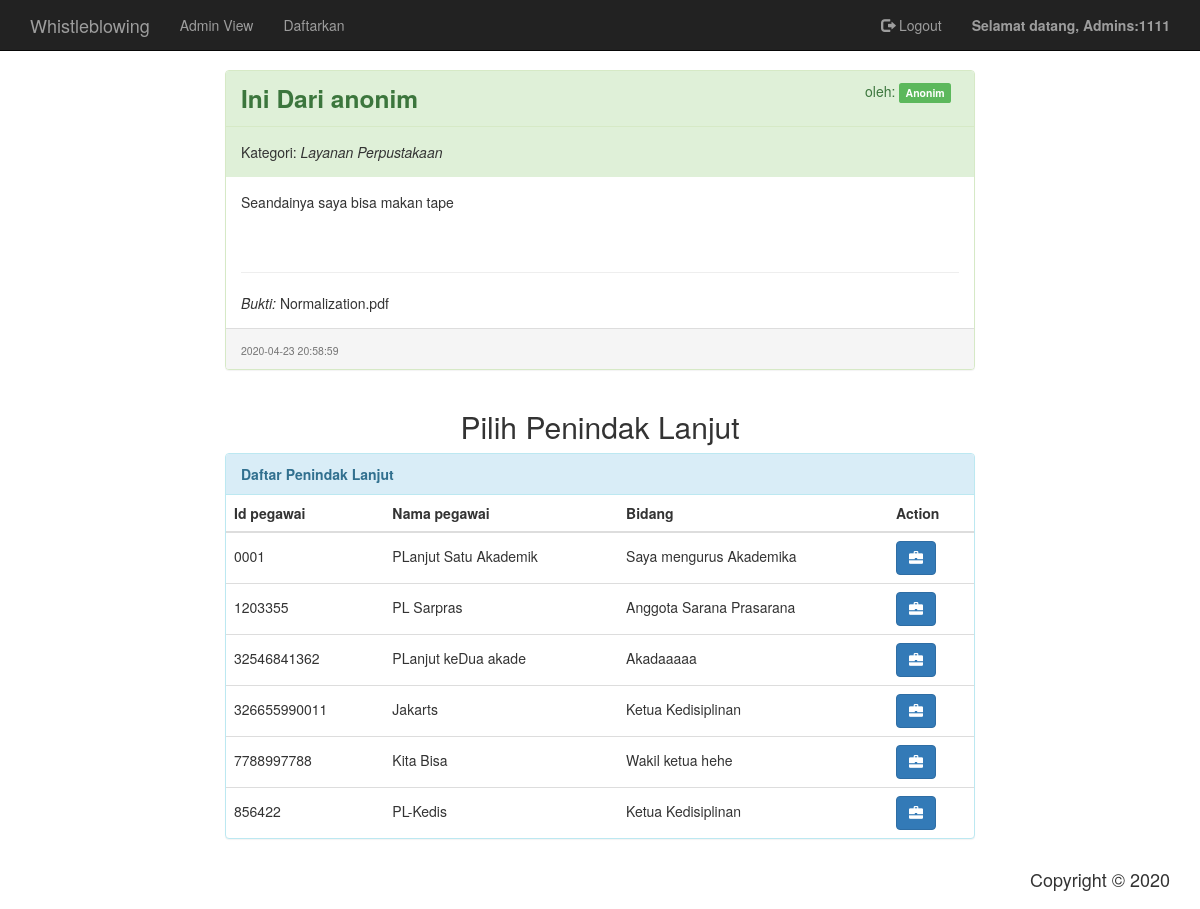
Screenshot of /index.php?view=admin_penugasan&id_pgd=1265 (signed in) with the database file from the repository.
### tables this page shows
CREATE TABLE `pengaduan` (
  `id` int(11) NOT NULL,
  `nim_mahasiswa` char(10) DEFAULT NULL,
  `tanggal_pengaduan` datetime NOT NULL DEFAULT current_timestamp(),
  `judul` varchar(120) NOT NULL,
  `isi` varchar(500) NOT NULL,
  `bukti` varchar(255) DEFAULT NULL,
  `status` enum('Tertunda','Sedang diproses','Selesai') NOT NULL DEFAULT 'Tertunda',
  `id_kategori` int(3) NOT NULL,
  `privasi_pengadu` enum('Anonim','Sebagai Mahasiswa') NOT NULL DEFAULT 'Sebagai Mahasiswa',
  `deskripsi_tindak_lanjut` varchar(300) DEFAULT NULL,
  `tanggal_tindak_lanjut` date DEFAULT NULL
);

CREATE TABLE `kategori` (
  `id` int(3) NOT NULL,
  `nama` varchar(45) NOT NULL
);

CREATE TABLE `penindak_lanjut` (
  `id_pegawai` varchar(12) NOT NULL,
  `user_id` int(11) NOT NULL,
  `bidang` varchar(45) DEFAULT NULL
);

CREATE TABLE `user` (
  `id` int(11) NOT NULL,
  `email` varchar(50) NOT NULL,
  `password` varchar(255) NOT NULL,
  `role` enum('Mahasiswa','Penindak Lanjut','Administrator') DEFAULT NULL,
  `nama` varchar(60) DEFAULT NULL,
  `gender` enum('L','P') DEFAULT 'L',
  `alamat` varchar(100) DEFAULT NULL,
  `no_telp` varchar(15) DEFAULT NULL
);

### class/wb_controller.php (called while the page is built, shortened)
<?php
abstract class WbController
{
    protected static $stConnection;
    public static function create(){
        $conn = mysqli_connect('localhost', 'root', '');
        WbController::$stConnection = $conn;
    }
    public function where($condition){
        $this->condition = $condition;
        return $this;
    }
    public static function executeSelectQuery($col, $from, $where) {
        $sql = "SELECT {$col} FROM {$from} WHERE {$where}";
        return mysqli_query(WbController::$stConnection, $sql);
    }
    public static function getArrayWithForeignModelFromQueryResult($result, $modelClassNameArray) {
        $arrResult = Array();
        $count = 0;
        if (mysqli_num_rows($result) > 0){
            while ($data = mysqli_fetch_array($result)){
                $modelClass = NULL;
                $fkArray = Array();
                $start = 0;
                foreach ($modelClassNameArray as $className => $colCount) {
                    $model = new $className();
                    $dataSlice = array_slice($data, $start, ($colCount * 2));
                    $model->setAllValues($dataSlice);
                    if ($start == 0)
                        $modelClass = $model;
                    else
                        $fkArray[$className] = $model;
                    $start += ($colCount * 2);
                }
                $modelClass->setChildModel($fkArray);
                $arrResult[$count] = $modelClass;
                $count++;
            }
        }
        return $arrResult;
    }
}

### class/model/Pengaduan.php (called while the page is built, shortened)
<?php
class Pengaduan extends WbModel{
	private $tanggal_pengaduan;
	private $judul;
	private $isi;
	private $bukti;
	private $privasi_pengadu;
	private $colfunType = 'pengaduan';
	protected function setColumnFunc() {
		$colfun = Array();
		$colfun['pengaduan'] = Array(
			'id' => 'Id',
			'tanggal_pengaduan' => 'TanggalPengaduan',
			'judul' => 'Judul',
			'isi' => 'Isi',
			'bukti' => 'Bukti',
			'status' => 'Status',
			'privasi_pengadu' => 'PrivasiPengadu',
			'deskripsi_tindak_lanjut' => 'DeskripsiTindakLanjut',
			'tanggal_tindak_lanjut' => 'TanggalTindakLanjut',
			'nim_mahasiswa' => 'NimMahasiswa',
			'id_kategori' => 'IdKategori'
		);
		$colfun['basic_pengaduan_insert'] = Array(
			'nim_mahasiswa' => 'NimMahasiswa',
			'judul' => 'Judul',
			'isi' => 'Isi',
			'bukti' => 'Bukti',
			'id_kategori' => 'IdKategori',
			'privasi_pengadu' => 'PrivasiPengadu'
		);
		$this->columnFunc = $colfun[$this->colfunType];
	}
	public function getTanggalPengaduan(){
		return $this->tanggal_pengaduan;
	}
	public function setTanggalPengaduan($tanggal_pengaduan) {
		$this->tanggal_pengaduan = $tanggal_pengaduan;
	}
	public function getJudul(){
		return $this->judul;
	}
	public function setJudul($judul) {
		$this->judul = $judul;
	}
	public function getIsi(){
		return $this->isi;
	}
	public function setIsi($isi) {
		$this->isi = $isi;
	}
	public function getBukti(){
		return $this->bukti;
	}
	public function setBukti($bukti) {
		$this->bukti = $bukti;
	}
	public function getPrivasiPengadu(){
		return $this->privasi_pengadu;
	}
	public function setPrivasiPengadu($privasi_pengadu) {
		$this->privasi_pengadu = $privasi_pengadu;
	}
}

### class/model/Mahasiswa.php (called while the page is built, shortened)
<?php
class Mahasiswa extends WbModel{
	protected function setColumnFunc(){
		$colfun = Array(
			"nim" => "Nim",
			"user_id" => "UserId",
			"kode_prodi" => "Prodi"
		);
		$this->columnFunc = $colfun;
	}
}

### class/model/Kategori.php (called while the page is built, shortened)
<?php
class Kategori extends WbModel{
	private $nama;
	protected function setColumnFunc(){
		$colfun = Array(
			'id' => 'Id',
			'nama' => 'Nama'
		);
		$this->columnFunc = $colfun;
	}
  	public function getNama(){
		return $this->nama;
	}
	public function setNama($nama) {
		$this->nama = $nama;
	}
}

### class/controller/PengaduanController.php (called while the page is built, shortened)
<?php
class PengaduanController extends WbController {
    public function joinSelect() {
        $condition = !is_null($this->condition) ? $this->condition : 1;
        $pgd = new Pengaduan();
        $mhs = new Mahasiswa();
        $kat = new Kategori();
        $colPgd = array_map(
            function($x) { return 'pengaduan.'.$x.' as p_'.$x; },
            array_slice($pgd->getColumns(), 0, 9)
        );
        $colMhs = array_map(
            function($x) { return 'mahasiswa.'.$x.' as m_'.$x; },
            $mhs->getColumns()
        );
        $colKat = array_map(
            function($x) { return 'kategori.'.$x.' as k_'.$x; },
            $kat->getColumns()
        );
        $colArr = array_merge($colPgd, $colMhs, $colKat);
        $col = implode(", ", $colArr);
        $table = "(pengaduan LEFT JOIN mahasiswa ON pengaduan.nim_mahasiswa = mahasiswa.nim)
                    LEFT JOIN kategori ON pengaduan.id_kategori = kategori.id";
        $result = WbController::executeSelectQuery($col, $table, $condition);
        $modelClassArr = Array(
            "Pengaduan" => count($colPgd),
            "Mahasiswa" => count($colMhs),
            "Kategori" => count($colKat)
        );
        $resultArr = WbController::getArrayWithForeignModelFromQueryResult($result, $modelClassArr);
        return $resultArr;
    }
    public function joinSelectOne(){
        $result = $this->joinSelect();
        if (!is_null($result) && count($result) > 0)
            return $result[0];
    }
}

### class/wb_model.php (called while the page is built, shortened)
<?php
abstract class WbModel {
    protected $columnFunc;
    protected $childModelArray;
    public function getColumnFunc() {
        return $this->columnFunc;
    }
    public function getChildModel($modelName) {
        return $this->childModelArray[$modelName];
    }
    public function setChildModel($modelArray) {
        $this->childModelArray = $modelArray;
    }
    public function setAllValues($data, $assoc = false) {
        $colfun = $this->getColumnFunc();
        $i = -1;
    }
    public function getColumns(){
        return array_keys($this->columnFunc);
    }
}

### class/model/PenindakLanjut.php (called while the page is built, shortened)
<?php
class PenindakLanjut extends WbModel{
	private $id_pegawai;
	private $bidang;
  	protected function setColumnFunc(){
		$colfun = Array(
			'id_pegawai' => 'IdPegawai',
			'bidang' => 'Bidang',
			'user_id' => 'UserId'
		);
		$this->columnFunc = $colfun;
	}
	public function getIdPegawai(){
		return $this->id_pegawai;
	}
	public function setIdPegawai($id_pegawai) {
		$this->id_pegawai = $id_pegawai;
	}
	public function getBidang(){
		return $this->bidang;
	}
	public function setBidang($bidang) {
		$this->bidang = $bidang;
	}
}

### class/model/User.php (called while the page is built, shortened)
<?php
class User extends WbModel{
	private $nama;
	protected function setColumnFunc() {
		$colfun = Array(
			"id" => "Id",
			"email" => "Email",
			"password" => "Password",
			"role" => "Role",
			"nama" => "Nama",
			"gender" => "Gender",
			"alamat" => "Alamat",
			"no_telp" => "NoTelp"
		);
		$this->columnFunc = $colfun;
	}
	function setNama($nama){
		$this->nama = $nama;
	}
	function getNama(){
		return $this->nama;
	}
}

### class/controller/PenindakLanjutController.php (called while the page is built, shortened)
<?php
class PenindakLanjutController extends WbController {
    public function joinSelect() {
        $condition = !is_null($this->condition) ? $this->condition : 1;
        $plj = new PenindakLanjut();
        $user = new User();
        $colPlj = array_map(
            function($x) { return 'penindak_lanjut.'.$x.' as p_'.$x; },
            array_slice($plj->getColumns(), 0, 2)
        );
        $colUser = array_map(
            function($x) { return 'user.'.$x.' as u_'.$x; },
            $user->getColumns()
        );
        $colArr = array_merge($colPlj, $colUser);
        $col = implode(", ", $colArr);
        $table = "penindak_lanjut LEFT JOIN user ON penindak_lanjut.user_id = user.id";
        $result = WbController::executeSelectQuery($col, $table, $condition);
        $modelClassArr = Array(
            "PenindakLanjut" => count($colPlj),
            "User" => count($colUser),
        );
        $resultArr = WbController::getArrayWithForeignModelFromQueryResult($result, $modelClassArr);
        return $resultArr;
    }
}

### page/admin_penugasan.php (the view, shortened to what this page needs)
<?php
if (isset($_GET['id_pgd'])){
    require_once "class/controller/PengaduanController.php";
    require_once "class/controller/PenindakLanjutController.php";
    require_once "class/model/Pengaduan.php";
    require_once "class/model/Mahasiswa.php";
    require_once "class/model/Kategori.php";
    require_once "class/model/PenindakLanjut.php";
    require_once "class/model/User.php";
    $pengaduanCt = new PengaduanController();
    $c = "pengaduan.id = '".$_GET['id_pgd']."'";
    $pengaduan = $pengaduanCt->where($c)->joinSelectOne();
    $pLanjutCt = new PenindakLanjutController();
    $pLanjut = $pLanjutCt->joinSelect();
}
?>
<div class="row">
    <div class="col-sm-0 col-md-1 col-lg-2"></div>
    <div class="col-sm-12 col-md-10 col-lg-8">
    <?php if (!is_null($pengaduan)): ?>
        <div class="panel panel-success">
            <div class="panel-heading">
                <b style="font-size: 1.75em;"><?php echo $pengaduan->getJudul() ?></b>
                <span style="position: absolute; right:5%;">oleh:
                <span class="label label-success"><?php echo $pengaduan->getPrivasiPengadu() == 'Anonim' ? 'Anonim' : $pengaduan->getNimMahasiswa() ?></span></span>
            </div>
            <div class="panel-body bg-success">
                Kategori: <i><?php echo $pengaduan->getChildModel("Kategori")->getNama() ?></i>
            </div>
            <div class="panel-body wb-panel-content">
                <?php echo $pengaduan->getIsi() ?><br><br><br><hr>
                <i>Bukti:  </i>
                <?php echo $pengaduan->getBukti() == '' ? 'Tidak ada' : $pengaduan->getBukti() ?>
            </div>
            <div class="panel-footer">
                <span class="text-muted" style="font-size:0.75em;"><?php echo $pengaduan->getTanggalPengaduan() ?></span>
            </div>
        </div>
    <?php endif ?>
    </div>
    <div class="col-sm-0 col-md-1 col-lg-2"></div>
</div>
<div class="row">
    <div class="col-xs-12">
        <div class="text-center">
            <h2>Pilih Penindak Lanjut</h2>
        </div>
    </div>
</div>
<div class="row">
    <div class="col-sm-0 col-md-1 col-lg-2"></div>
    <div class="col-sm-12 col-md-10 col-lg-8">
        <div class="panel panel-info">
            <div class="panel-heading">
                <b>Daftar Penindak Lanjut</b>
            </div>
            <table class="table">
                <thead>
                    <th>Id pegawai</th>
                    <th>Nama pegawai</th>
                    <th>Bidang</th>
                    <th>Action</th>
                </thead>
                <tbody>
                    <?php foreach ($pLanjut as $p):?>
                        <tr>
                            <td><?php echo $p->getIdPegawai() ?></td>
                            <td><?php echo $p->getChildModel("User")->getNama() ?></td>
                            <td><?php echo $p->getBidang() ?></td>
                            <td>
                                <a href="#" class="btn btn-primary">
                                    <span class="glyphicon glyphicon-briefcase"></span>
                                </a>
                            </td>
                        </tr>
                    <?php endforeach ?>
                </tbody>
            </table>
        </div>
    </div>
    <div class="col-sm-0 col-md-1 col-lg-2"></div>
</div>

### style/wbstyle.css (style rules this page uses)
td { vertical-align: baseline !important; }
div.wb-panel-content { min-height: 150px; }

### rows the page displays
pengaduan: judul "Ini Dari anonim", id_kategori.nama "Layanan Perpustakaan", isi "Seandainya saya bisa makan tape", bukti "Normalization.pdf", tanggal_pengaduan "2020-04-23 20:58:59"
penindak_lanjut: id_pegawai "0001", user.nama "PLanjut Satu Akademik", bidang "Saya mengurus Akademika"
penindak_lanjut: id_pegawai "1203355", user.nama "PL Sarpras", bidang "Anggota Sarana Prasarana"
penindak_lanjut: id_pegawai "32546841362", user.nama "PLanjut keDua akade", bidang "Akadaaaaa"
penindak_lanjut: id_pegawai "326655990011", user.nama "Jakarts", bidang "Ketua Kedisiplinan"
penindak_lanjut: id_pegawai "7788997788", user.nama "Kita Bisa", bidang "Wakil ketua hehe"
penindak_lanjut: id_pegawai "856422", user.nama "PL-Kedis", bidang "Ketua Kedisiplinan"

### other values shown
$_SESSION['user_nama'] "Admins"
$_SESSION['user_id'] "1111"
